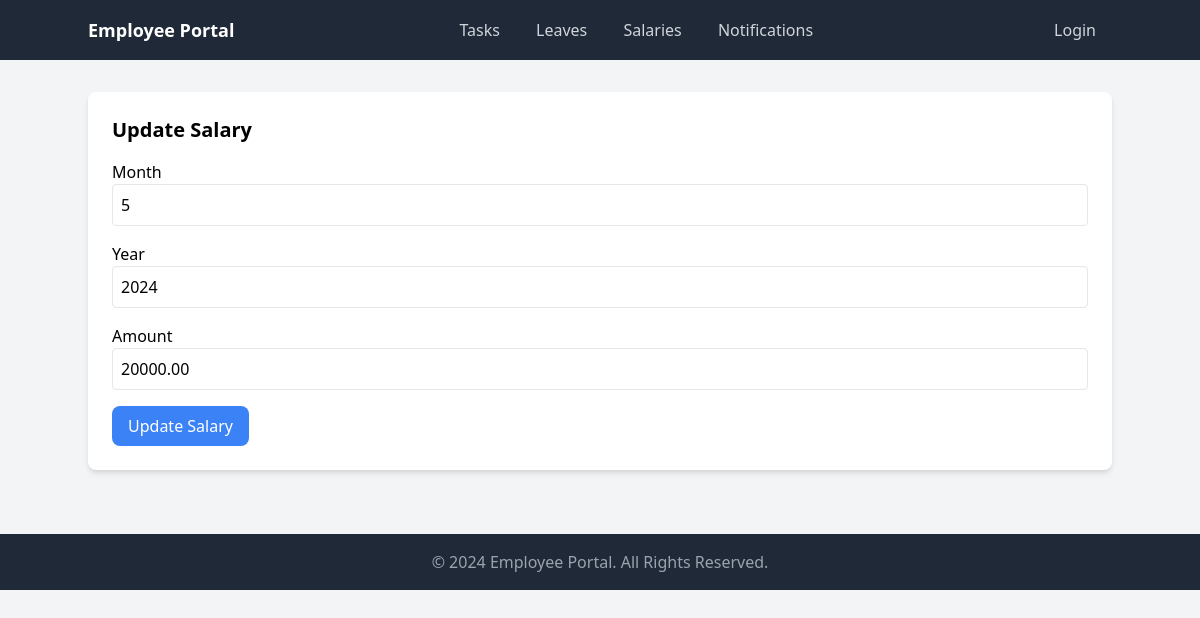
The page /salaries/1/update/ on the database its author committed.
### portal/models.py (models this page shows, shortened)
class Salary(models.Model):
    employee = models.ForeignKey(User, on_delete=models.CASCADE)
    month = models.CharField(max_length=20)
    year = models.PositiveIntegerField()
    amount = models.DecimalField(max_digits=10, decimal_places=2)

### portal/views.py (the view)
# urls.py: path('salaries/<int:salary_id>/update/', views.update_salary, name='update_salary'),
def update_salary(request, salary_id):
    salary = get_object_or_404(Salary, id=salary_id)
    if request.method == 'POST':
        salary.month = request.POST['month']
        salary.year = request.POST['year']
        salary.amount = request.POST['amount']
        salary.save()
        return redirect('salary_list')
    return render(request, 'portal/update_salary.html', {'salary': salary})

### templates/portal/update_salary.html (shortened to what this page needs)
{% extends 'base.html' %}
{% block content %}
<div class="container mx-auto">
    <h2 class="text-xl font-bold mb-4">Update Salary</h2>
    <form method="POST" class="space-y-4">
        <div>
            <label for="month" class="block">Month</label>
            <input type="number" id="month" name="month" class="w-full p-2 border rounded" value="{{ salary.month }}" required>
        </div>
        <div>
            <label for="year" class="block">Year</label>
            <input type="number" id="year" name="year" class="w-full p-2 border rounded" value="{{ salary.year }}" required>
        </div>
        <div>
            <label for="amount" class="block">Amount</label>
            <input type="number" id="amount" name="amount" class="w-full p-2 border rounded" value="{{ salary.amount }}" required>
        </div>
        <button type="submit" class="bg-blue-500 text-white py-2 px-4 rounded-lg">Update Salary</button>
    </form>
</div>
{% endblock %}

### rows shown on the page
Salary: month "5", year "2024", amount "20000.00"
